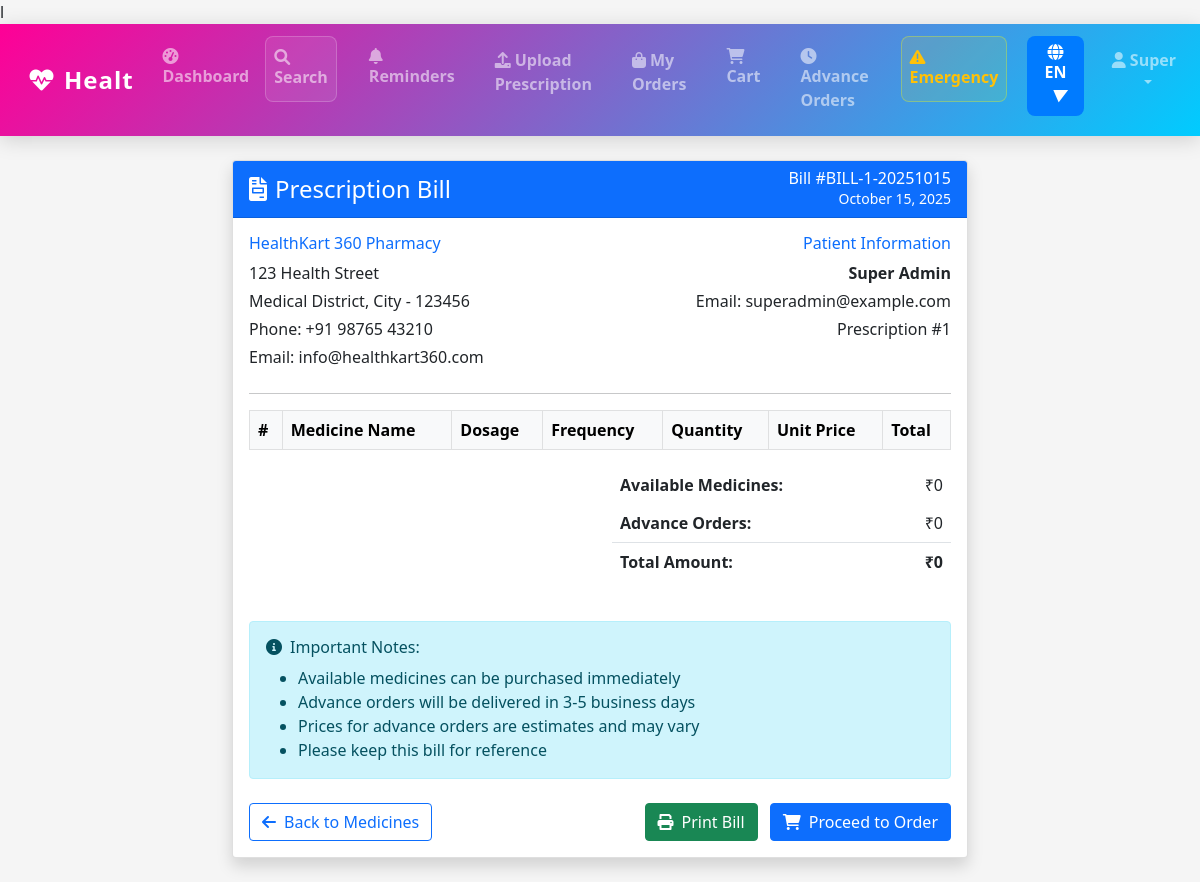
/en/orders/prescription/1/bill/ (signed in), run on the app's committed database.
### users/models.py (models this page shows, shortened)
class User(AbstractUser):
    LANGUAGE_CHOICES = [
        ('en', 'English'),
        ('hi', 'Hindi'),
        ('mr', 'Marathi'),
    ]
    phone_number = models.CharField(max_length=15, unique=True)
    preferred_language = models.CharField(max_length=2, choices=LANGUAGE_CHOICES, default='en')
    profile_picture = models.ImageField(upload_to='profile_pictures/', null=True, blank=True)
    is_pharmacist = models.BooleanField(default=False)
    pharmacy = models.ForeignKey('pharmacy.Pharmacy', on_delete=models.SET_NULL, null=True, blank=True, related_name='pharmacists')
    created_at = models.DateTimeField(auto_now_add=True)
    updated_at = models.DateTimeField(auto_now=True)

### orders/models.py (models this page shows, shortened)
class Prescription(models.Model):
    STATUS_CHOICES = [
        ('uploaded', _('Uploaded')),
        ('processing', _('Processing')),
        ('processed', _('Processed')),
        ('verified', _('Verified')),
        ('failed', _('Failed')),
    ]
    user = models.ForeignKey(User, on_delete=models.CASCADE)
    image = models.ImageField(upload_to='prescriptions/')
    status = models.CharField(max_length=20, choices=STATUS_CHOICES, default='uploaded')
    extracted_text = models.TextField(blank=True)
    notes = models.TextField(blank=True)
    verification_code = models.CharField(max_length=6, blank=True, null=True)
    is_verified = models.BooleanField(default=False)
    created_at = models.DateTimeField(auto_now_add=True)
    processed_at = models.DateTimeField(null=True, blank=True)

### orders/views.py (the view)
# urls.py: path('prescription/<int:prescription_id>/bill/', views.generate_bill, name='generate_bill'),
@login_required
def generate_bill(request, prescription_id):
    prescription = get_object_or_404(Prescription, id=prescription_id, user=request.user)
    prescription_medicines = prescription.medicines.all()
    available_total = 0
    unavailable_total = 0
    for medicine in prescription_medicines:
        if medicine.is_available and medicine.matched_medicine:
            available_total += medicine.matched_medicine.price * medicine.quantity_required
        else:
            unavailable_total += 50 * medicine.quantity_required  # Default ₹50 per unit
    context = {
        'prescription': prescription,
        'prescription_medicines': prescription_medicines,
        'available_total': available_total,
        'unavailable_total': unavailable_total,
        'total_amount': available_total + unavailable_total,
        'bill_number': f"BILL-{prescription.id}-{timezone.now().strftime('%Y%m%d')}",
        'bill_date': timezone.now().date(),
    }
    return render(request, 'orders/bill.html', context)

### core/context_processors.py (called while the page is built)
def language_info(request):
    try:
        return {
            'LANGUAGE_CODE': translation.get_language(),
            'LANGUAGES': settings.LANGUAGES,
            'CURRENT_LANGUAGE': dict(settings.LANGUAGES).get(translation.get_language(), 'English'),
        }
    except Exception as e:
        print(f"Context processor error: {e}")
        return {
            'LANGUAGE_CODE': 'en',
            'LANGUAGES': settings.LANGUAGES,
            'CURRENT_LANGUAGE': 'English',
        }

### orders/models.py (called while the page is built)
    @property
    def item_count(self):
        return self.items.count()

### orders/services.py (called while the page is built)
    @staticmethod
    def get_or_create_cart(user):
        from .models import Cart
        cart, created = Cart.objects.get_or_create(user=user)
        return cart

### orders/templatetags/order_filters.py (called while the page is built)
@register.simple_tag
def get_cart_count(user):
    if user.is_authenticated:
        try:
            cart = CartService.get_or_create_cart(user)
            return cart.item_count
        except:
            return 0
    return 0

### templates/orders/bill.html (shortened to what this page needs)
l {% extends 'base.html' %}
{% load static %}
{% load order_filters %}
{% block content %}
<div class="container py-4">
    <div class="row justify-content-center">
        <div class="col-lg-8">
            <div class="card shadow">
                <div class="card-header bg-primary text-white">
                    <div class="d-flex justify-content-between align-items-center">
                        <h4 class="mb-0">
                            <i class="fas fa-file-invoice me-2"></i>Prescription Bill
                        </h4>
                        <div class="text-end">
                            <h6 class="mb-0">Bill #{{ bill_number }}</h6>
                            <small>{{ bill_date|date:"F d, Y" }}</small>
                        </div>
                    </div>
                </div>
                <div class="card-body">
                    <div class="row mb-4">
                        <div class="col-6">
                            <h6 class="text-primary">HealthKart 360 Pharmacy</h6>
                            <p class="mb-1">123 Health Street</p>
                            <p class="mb-1">Medical District, City - 123456</p>
                            <p class="mb-1">Phone: +91 98765 43210</p>
                            <p class="mb-0">Email: info@healthkart360.com</p>
                        </div>
                        <div class="col-6 text-end">
                            <h6 class="text-primary">Patient Information</h6>
                            <p class="mb-1"><strong>{{ prescription.user.first_name }} {{ prescription.user.last_name }}</strong></p>
                            <p class="mb-1">Email: {{ prescription.user.email }}</p>
                            <p class="mb-0">Prescription #{{ prescription.id }}</p>
                        </div>
                    </div>
                    <hr>
                    <div class="table-responsive">
                        <table class="table table-bordered">
                            <thead class="table-light">
                                <tr>
                                    <th>#</th>
                                    <th>Medicine Name</th>
                                    <th>Dosage</th>
                                    <th>Frequency</th>
                                    <th>Quantity</th>
                                    <th>Unit Price</th>
                                    <th>Total</th>
                                </tr>
                            </thead>
                        </table>
                    </div>
                    <div class="row">
                        <div class="col-md-6 offset-md-6">
                            <table class="table table-borderless">
                                <tr>
                                    <td><strong>Available Medicines:</strong></td>
                                    <td class="text-end">₹{{ available_total }}</td>
                                </tr>
                                <tr>
                                    <td><strong>Advance Orders:</strong></td>
                                    <td class="text-end">₹{{ unavailable_total }}</td>
                                </tr>
                                <tr class="border-top">
                                    <td><strong>Total Amount:</strong></td>
                                    <td class="text-end"><strong>₹{{ total_amount }}</strong></td>
                                </tr>
                            </table>
                        </div>
                    </div>
                    <div class="alert alert-info mt-4">
                        <h6><i class="fas fa-info-circle me-2"></i>Important Notes:</h6>
                        <ul class="mb-0">
                            <li>Available medicines can be purchased immediately</li>
                            <li>Advance orders will be delivered in 3-5 business days</li>
                            <li>Prices for advance orders are estimates and may vary</li>
                            <li>Please keep this bill for reference</li>
                        </ul>
                    </div>
                    <div class="d-flex justify-content-between mt-4">
                        <a href="{% url 'orders:prescription_medicines' prescription.id %}" class="btn btn-outline-primary">
                            <i class="fas fa-arrow-left me-2"></i>Back to Medicines
                        </a>
                        <div>
                            <button onclick="window.print()" class="btn btn-success me-2">
                                <i class="fas fa-print me-2"></i>Print Bill
                            </button>
                            <a href="{% url 'orders:prescription_medicines' prescription.id %}" class="btn btn-primary">
                                <i class="fas fa-shopping-cart me-2"></i>Proceed to Order
                            </a>
                        </div>
                    </div>
                </div>
            </div>
        </div>
    </div>
</div>
{% endblock %}

### templates/base.html (shortened to what this page needs)
{% load i18n %}
{% load static %}
<!DOCTYPE html>
<html lang="{{ LANGUAGE_CODE }}">
<head>
    <link href="https://cdn.jsdelivr.net/npm/bootstrap@5.1.3/dist/css/bootstrap.min.css" rel="stylesheet">
    <link href="https://cdnjs.cloudflare.com/ajax/libs/font-awesome/6.0.0/css/all.min.css" rel="stylesheet">
</head>
<body style="background:whitesmoke;">
    <nav class="navbar navbar-expand-lg navbar-dark sticky-top"
     style="background: linear-gradient(135deg, rgb(255, 0, 150), rgb(0, 204, 255));">
        <div class="container-fluid">
            <a class="navbar-brand fw-bold" href="{% url 'core:home' %}">
                <i class="fas fa-heartbeat me-2"></i>{% trans "HealthBridge 360" %}
            </a>
            <div class="collapse navbar-collapse" id="navbarNav">
                <ul class="navbar-nav ms-auto">
                    {% if user.is_authenticated %}
                        <li class="nav-item">
                            <a class="nav-link" href="{% url 'core:dashboard' %}">
                                <i class="fas fa-tachometer-alt me-1"></i>{% trans "Dashboard" %}
                            </a>
                        </li>
                        <li class="nav-item me-3">
                            <a class="nav-link" href="{% url 'core:search' %}">
                                <i class="fas fa-search me-1"></i>{% trans "Search" %}
                            </a>
                        </li>
                        {% if not user.is_pharmacist %}
                        <li class="nav-item me-3">
                            <a class="nav-link" href="{% url 'reminders:list' %}">
                                <i class="fas fa-bell me-1"></i>{% trans "Reminders" %}
                            </a>
                        </li>
                        <li class="nav-item me-3">
                            <a class="nav-link" href="{% url 'orders:upload_prescription' %}">
                                <i class="fas fa-upload me-1"></i>{% trans "Upload Prescription" %}
                            </a>
                        </li>
                        <li class="nav-item me-3">
                            <a class="nav-link" href="{% url 'orders:my_orders' %}">
                                <i class="fas fa-shopping-bag me-1"></i>{% trans "My Orders" %}
                            </a>
                        </li>
                        <li class="nav-item me-3">
                            <a class="nav-link position-relative" href="{% url 'orders:view_cart' %}">
                                <i class="fas fa-shopping-cart me-1"></i>{% trans "Cart" %}
                                {% if user.is_authenticated %}
                                    {% load order_filters %}
                                    {% get_cart_count user as cart_count %}
                                {% endif %}
                            </a>
                        </li>
                        <li class="nav-item me-3">
                            <a class="nav-link" href="{% url 'orders:advance_orders' %}">
                                <i class="fas fa-clock me-1"></i>{% trans "Advance Orders" %}
                            </a>
                        </li>
                        {% endif %}
                        <li class="nav-item me-3">
                            <a class="nav-link text-warning" href="{% url 'core:emergency' %}">
                                <i class="fas fa-exclamation-triangle me-1"></i>{% trans "Emergency" %}
                            </a>
                        </li>
                        <li class="nav-item me-3 language-nav-item" style="position: relative; z-index: 1060;">
                            {% include 'components/language_switcher.html' %}
                        </li>
                        <li class="nav-item dropdown">
                            <a class="nav-link dropdown-toggle" href="#" id="navbarDropdown" role="button" data-bs-toggle="dropdown">
                                <i class="fas fa-user me-1"></i>{{ user.first_name }}
                            </a>
                        </li>
                    {% endif %}
                </ul>
            </div>
        </div>
    </nav>
    <main class="container-fluid px-0">
        {% block content %}
        {% endblock %}
    </main>
    <script src="{% load static %}{% static 'js/main.js' %}"></script>
</body>
</html>

### templates/base.html (style rules this page uses)
nav.navbar { background: linear-gradient(135deg, rgb(255, 0, 150), rgb(0, 204, 255)); transition: all 0.4s cubic-bezier(0.25, 0.46, 0.45, 0.94); box-shadow: 0 4px 20px rgba(0,0,0,0.15); position: sticky; top: 0; z-index: 1030; padding: 12px 0; }
.navbar-brand { font-weight: 700; font-size: 1.5rem; letter-spacing: 1px; transition: all 0.4s cubic-bezier(0.25, 0.46, 0.45, 0.94); padding: 10px 16px; border-radius: 12px; position: relative; overflow: hidden; }
.navbar-brand::before { content: ''; position: absolute; top: 0; left: -100%; width: 100%; height: 100%; background: linear-gradient(90deg, transparent, rgba(255, 255, 255, 0.2), transparent); transition: left 0.5s ease; }
.navbar-brand i { transition: all 0.4s cubic-bezier(0.68, -0.55, 0.265, 1.55); display: inline-block; }
.navbar-nav .nav-link { font-weight: 600; font-size: 1rem; color: #f8f9fa; position: relative; transition: all 0.3s cubic-bezier(0.25, 0.46, 0.45, 0.94); padding: 12px 18px; margin: 0 4px; border-radius: 8px; overflow: hidden; }
.navbar-nav .nav-link::before { content: ''; position: absolute; top: 0; left: -100%; width: 100%; height: 100%; background: linear-gradient(90deg, transparent, rgba(255, 102, 204, 0.2), transparent); transition: left 0.4s ease; }
.navbar-nav .nav-link::after { content: ''; position: absolute; width: 0%; height: 3px; bottom: 0; left: 50%; background: linear-gradient(90deg, #ff66cc, #ff3366); transition: all 0.3s ease; transform: translateX(-50%); }
.navbar-nav .nav-link[href*="search"] { background: rgba(255, 255, 255, 0.08); border: 1px solid rgba(255, 255, 255, 0.2); position: relative; }
.navbar-nav .nav-link[href*="search"]::before { background: linear-gradient(45deg, rgba(255, 102, 204, 0.3), rgba(0, 204, 255, 0.3)); }
.navbar-nav .nav-link[href*="emergency"] { background: rgba(255, 255, 0, 0.1); border: 1px solid rgba(255, 255, 0, 0.3); animation: emergencyPulse 2s infinite; position: relative; }
.nav-item.dropdown, .nav-item.dropdown > a.nav-link.dropdown-toggle { pointer-events: auto !important; cursor: pointer !important; user-select: none; }
.nav-item.dropdown { position: relative !important; }
.language-nav-item { pointer-events: auto !important; }
nav.navbar { overflow: visible !important; }
.navbar-collapse { overflow: visible !important; }
html { scroll-behavior: smooth; }

### data on the page
User: first_name "Super"
Prescription: user.first_name "Super", user.last_name "Admin", user.email "superadmin@example.com", id "1"

### other printed values
{{ CURRENT_LANGUAGE|slice:":2"|upper }} "EN"
{{ available_total }} "0"
{{ unavailable_total }} "0"
{{ total_amount }} "0"
